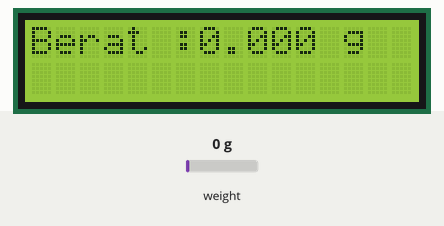
Recording of a sketch running on a simulated Arduino Uno, built with avr-gcc and run on an emulated ATmega328P. On the bench: 16×2 character LCD. The inputs (shaded band) are chosen by the test bench; at power-on: weight on the scale 0 g. What the sketch prints to the serial monitor is not drawn.

Above: at 2.2 s.
2.3 s: weight on the scale set to 100 g
At 2.66 s:
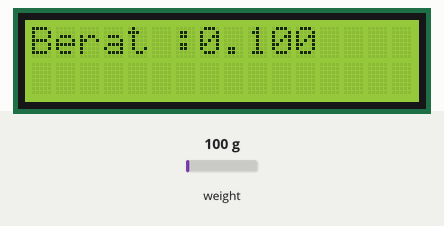
4.8 s: weight on the scale set to 1250 g
At 6.0 s:
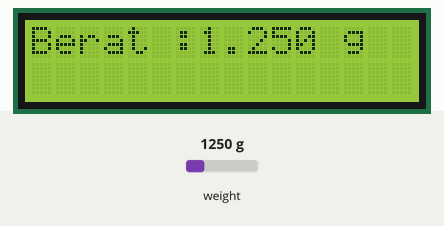
6.9 s: weight on the scale set to 2500 g
At 7.3 s:
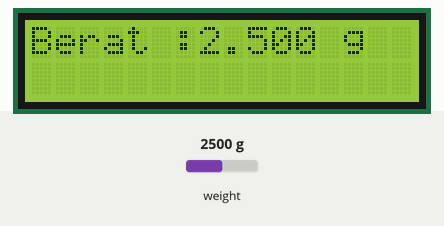
Timing chart, 0 to 9.9 s (numbered marks = the images above; inputs shaded):
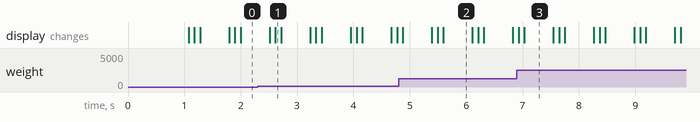

Measured:
- what the display in image 2 shows lasts 0.5 s, from 5.6 s to 6.1 s

The sketch:

sketch_jul16c.ino
```cpp
#include "HX711.h"  //You must have this library in your arduino library folder
 #include <Wire.h>
#include <LiquidCrystal_I2C.h>

LiquidCrystal_I2C lcd(0x27,16,2);

#define DOUT  3
#define CLK  2

HX711 scale(DOUT, CLK);

//Change this calibration factor as per your load cell once it is found you many need to vary it in thousands
float calibration_factor = -96650; //-106600 worked for my 40Kg max scale setup

//=============================================================================================
//                         SETUP
//=============================================================================================
void setup() {
  lcd.init();
  lcd.backlight();
  Serial.begin(9600);
  Serial.println("Press T to tare");
  scale.set_scale(-96650);  //Calibration Factor obtained from first sketch
  scale.tare();             //Reset the scale to 0
}
void loop() {
lcd.clear(); //Limpa LCD
lcd.setCursor(0,0);
lcd.print("Berat :");
lcd.print(scale.get_units(),3); //Up to 3 decimal points
float peso = scale.get_units(); // Here I get the same value shown in lcd but with only two decimals
Serial.println(peso);
lcd.setCursor(12,0);
lcd.print(" g"); //Change this to kg and re-adjust the calibration factor if you follow lbs
delay(500);
}
```
